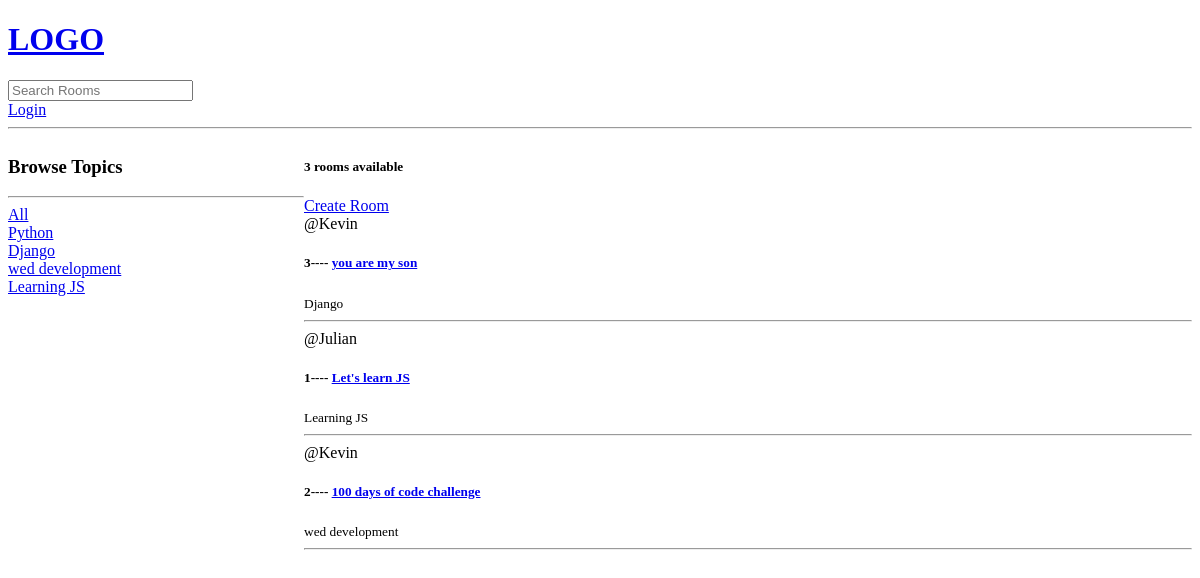
The app's page /, older data.
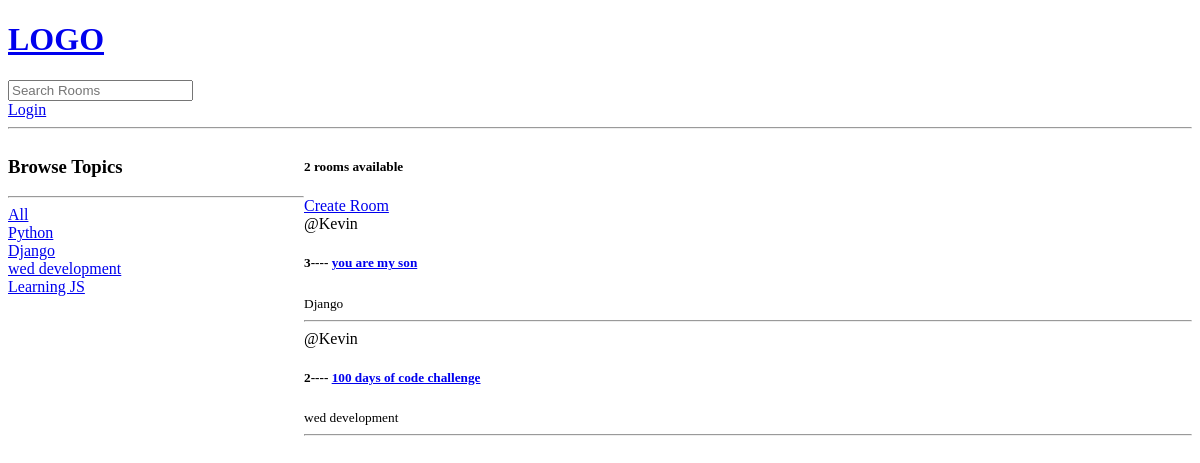
The same page, newer data.
### studyapp/models.py (models this page shows, shortened)
class Topic(models.Model):
    name = models.CharField(max_length=200)

class Room(models.Model):
    host = models.ForeignKey(User, on_delete=models.SET_NULL, null=True)
    topic = models.ForeignKey("Topic", on_delete=models.SET_NULL, null=True)
    name = models.CharField(max_length=200)
    description = models.TextField(null=True, blank=True)
    updated = models.DateTimeField(auto_now=True)
    created = models.DateTimeField(auto_now_add=True)
    class Meta:
        ordering = ["-updated", "-created"]

### studyapp/views.py (the view)
# urls.py: path("", views.home, name="home"),
def home(request):
    q = request.GET.get("q") if request.GET.get("q") != None else ""
    rooms = Room.objects.filter(
        Q(topic__name__contains=q) | Q(name__icontains=q) | Q(description__icontains=q)
    )
    topics = Topic.objects.all()
    room_count = rooms.count()
    context = {"rooms": rooms, "topics": topics, "room_count": room_count}
    return render(request, "studyapp/home.html", context)

### studyapp/templates/studyapp/home.html (shortened to what this page needs)
{%extends 'main.html'%} {%block content %}
<div class="home-container">
  <div>
    <h3>Browse Topics</h3>
    <hr />
    <div>
      <a href="{%url 'home'%}">All</a>
    </div>
    {%for topic in topics%}
    <div>
      <a href="{%url 'home' %}?q={{topic.name}}">{{topic.name}}</a>
    </div>
    {%endfor%}
  </div>
  <div>
    <h5>{{room_count}} rooms available</h5>
    <a href="{% url 'create-room'%}">Create Room</a>
    <div>
      {% for room in rooms%}
      <div>
        <span>@{{room.host.username}}</span>
        <h5>
          {{room.id}}----
          <a href="{%url 'room' room.id%}">{{room.name}}</a>
        </h5>
        <small>{{room.topic.name}}</small>
        <hr />
      </div>
      {%endfor%}
    </div>
  </div>
  {%endblock content %}

Row changes from the older to the newer data that the page shows:
removed Room: host.username "Julian", id "1", name "Let's learn JS", topic.name "Learning JS"
Text that changed along with them:
{{ room_count }}: "3" → "2"
